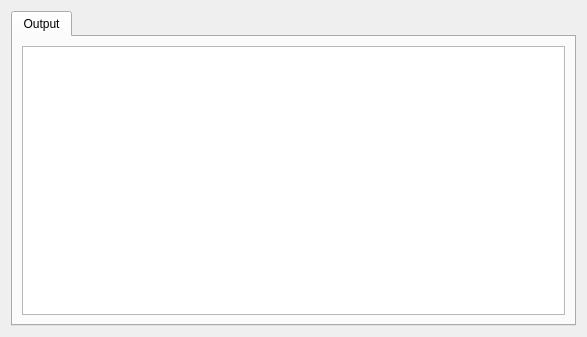
<?xml version="1.0" encoding="UTF-8"?>
<ui version="4.0">
 <class>DebugConsole</class>
 <widget class="QDialog" name="DebugConsole">
  <property name="geometry">
   <rect>
    <x>0</x>
    <y>0</y>
    <width>587</width>
    <height>337</height>
   </rect>
  </property>
  <property name="windowTitle">
   <string>Debug Console</string>
  </property>
  <layout class="QVBoxLayout" name="verticalLayout">
   <item>
    <widget class="QTabWidget" name="debugTabs">
     <widget class="QWidget" name="outputTab">
      <attribute name="title">
       <string>Output</string>
      </attribute>
      <layout class="QVBoxLayout" name="verticalLayout_2">
       <item>
        <widget class="QTextBrowser" name="debugOutput"/>
       </item>
      </layout>
     </widget>
    </widget>
   </item>
  </layout>
 </widget>
 <resources/>
 <connections/>
</ui>
